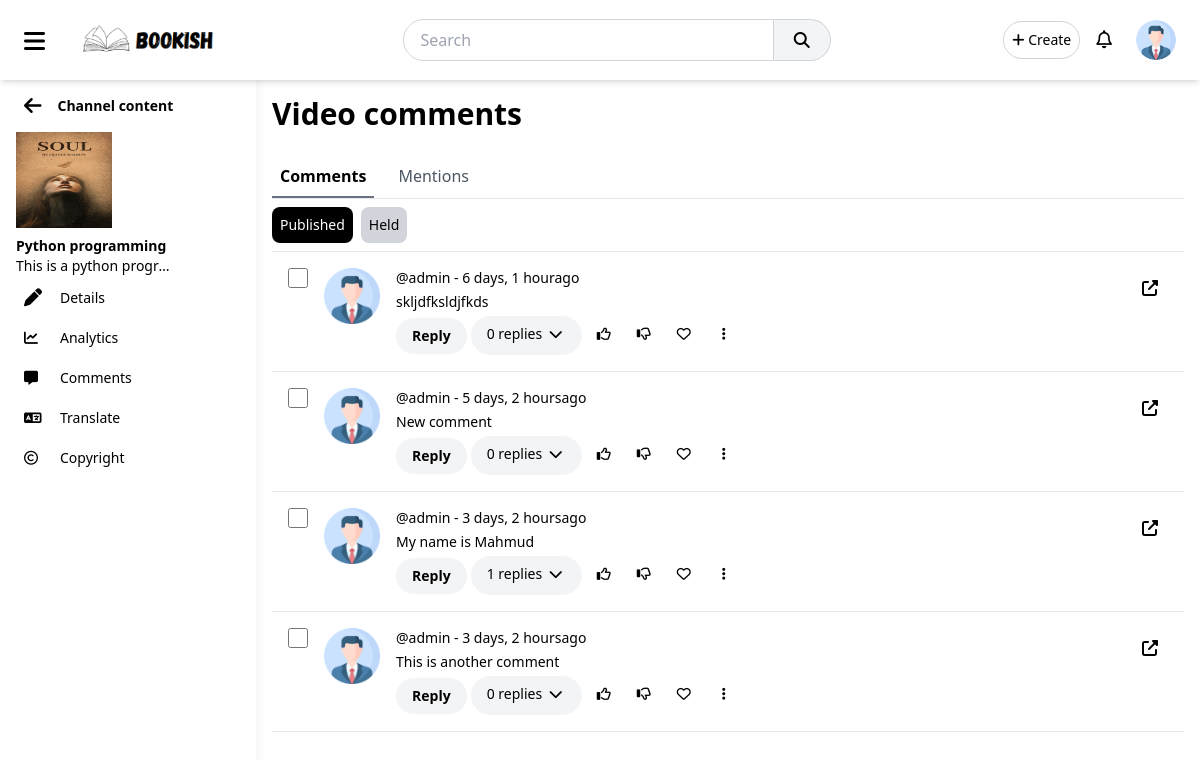
Page /author/book-comments/2025-01-25-1104442397970000 (signed in) on the committed database.
### accounts/models.py (models this page shows, shortened)
class UserProfile(models.Model):
    user = models.OneToOneField(User, on_delete=models.CASCADE)
    full_name = models.CharField(max_length=100, blank=True, null=True)
    bio = models.TextField(blank=True, null=True)
    profile_picture = models.ImageField(upload_to='profile_pics/', default='profile_pics/default.png')
    followers = models.ManyToManyField('self', symmetrical=False, related_name='following', blank=True)
    created_at = models.DateTimeField(auto_now_add=True)
    updated_at = models.DateTimeField(auto_now=True)

### main/models.py (models this page shows, shortened)
class Book(models.Model):
    title = models.CharField(max_length=255)
    slug = AutoSlugField(populate_from='title', unique=True)
    description = models.TextField()
    content = CKEditor5Field(config_name="extends")
    author = models.ForeignKey(User, on_delete=models.CASCADE, related_name='books')
    category = models.ForeignKey(Category, on_delete=models.CASCADE, related_name='books', blank=True, null=True)
    published_date = models.DateTimeField(auto_now_add=True)
    updated_date = models.DateTimeField(auto_now=True)
    likes = models.ManyToManyField(User, related_name='liked_books', blank=True)
    dislikes = models.ManyToManyField(User, related_name='disliked_books', blank=True)
    views = models.PositiveIntegerField(default=0)
    thumbnail = models.ImageField(upload_to='thumbnails/', blank=True, null=True)

class Comment(models.Model):
    book = models.ForeignKey(Book, on_delete=models.CASCADE, related_name='comments')
    user = models.ForeignKey(User, on_delete=models.CASCADE)
    content = models.TextField()
    likes = models.ManyToManyField(User, related_name="liked_comment", blank=True)
    dislikes = models.ManyToManyField(User, related_name="disliked_comment", blank=True)
    created_at = models.DateTimeField(auto_now_add=True)
    updated_at = models.DateTimeField(auto_now=True)
    parent = models.ForeignKey('self', on_delete=models.CASCADE, null=True, blank=True, related_name='replies')

### author/views.py (the view)
# urls.py: path('book-comments/<str:slug>', views.content_comments, name="content_comments"),
@login_required(login_url='accounts:login')
def content_comments(request, slug):
    book = Book.objects.get(slug=slug)
    context = {
        'book': book
    }
    return render(request, 'author/content_comments.html', context)

### templates/author/content_comments.html (shortened to what this page needs)
{% extends 'author/content_base.html' %}
{% load static %}
{% block content %}
<header class="flex items-center justify-between mb-6">
    <div>
        <h2 class="text-3xl font-semibold">
            Video comments
        </h2>
    </div>
</header>
<ul class="flex gap-4 font-medium text-gray-600 border-b">
    <li class="p-2 cursor-pointer text-black border-b-2 font-bold border-gray-500">
        Comments
    </li>
    <li class="hover:border-b-2 hover:border-gray-300 p-2 cursor-pointer">
        Mentions
    </li>
</ul>
<div class="flex gap-2 py-2 *:p-2 *:bg-gray-300 *:rounded-lg text-sm border-b">
    <div class="!bg-black text-white">
        Published
    </div>
    <div>
        Held
    </div>
</div>
{% for item in book.comments.all %}
<div class="flex justify-between py-4 sm:p-4 border-b overflow-x-scroll">
    <div class="flex sm:gap-4">
        <input class="block h-5 w-5" type="checkbox" />
        <img alt="" class="h-14 w-14"
            src="{{item.user.userprofile.profile_picture.url}}" />
        <div class="text-sm space-y-1">
            <div>
                @{{item.user.username}} - {{item.created_at|timesince}}ago
            </div>
            <div>
                {{item.content}}
            </div>
            <div class="flex items-center gap-1">
                <button class="py-2 px-4 bg-gray-100 font-bold hover:bg-gray-200 rounded-full">
                    Reply
                </button>
                <button class="py-2 px-4 bg-gray-100 hover:bg-gray-200 rounded-full whitespace-nowrap">
                    {{item.replies.count}} replies
                    <i class="fa fa-chevron-down h-5 w-5">
                    </i>
                </button>
                <button class="p-2 hover:bg-gray-200 rounded-full">
                    <i class="fa-regular fa-thumbs-up h-5 w-5">
                    </i>
                </button>
                <button class="p-2 hover:bg-gray-200 rounded-full">
                    <i class="fa-regular fa-thumbs-down h-5 w-5">
                    </i>
                </button>
                <button class="p-2 hover:bg-gray-200 rounded-full">
                    <i class="fa-regular fa-heart h-5 w-5">
                    </i>
                </button>
                <button class="p-2 hover:bg-gray-200 rounded-full">
                    <i class="fa fa-ellipsis-vertical h-5 w-5">
                    </i>
                </button>
            </div>
        </div>
    </div>
    <div>
        <div class="flex gap-4 items-center">
            <button class="p-2 hover:bg-gray-200 rounded-full" onclick="location.href=`{% url "main:book_view" item.book.slug %}`">
                <i class="fa fa-up-right-from-square h-5 w-5">
                </i>
            </button>
        </div>
    </div>
</div>
{% endfor %}
{% endblock %}

### templates/author/content_base.html (shortened to what this page needs)
<!DOCTYPE html>
<html lang="en">
{% load static %}
<head>
    <link rel="stylesheet" href="{% static 'css/output.css' %}">
    <link rel="stylesheet" href="https://cdnjs.cloudflare.com/ajax/libs/font-awesome/6.7.2/css/all.min.css"
 />
</head>
<body>
    <header class="bg-white shadow-md sticky top-0 z-50 px-4">
        <div class="flex items-center justify-between py-3">
            <div class="flex items-center space-x-4">
                <button class="px-2 pt-1 rounded hover:bg-gray-200" id="menuToggle">
                    <i class="fa fa-bars text-2xl"></i>
                </button>
                <a href="{% url 'author:author_dashboard' %}">
                    <img src="{% static 'logo.png' %}" class="h-12 hidden sm:block" alt=""></a>
            </div>
            <div class="hidden md:flex items-center justify-center mx-4 flex-grow">
                <input type="text" placeholder="Search"
                    class="w-2/4 border border-gray-300 rounded-l-full py-2 px-4 focus:outline-none">
                <button
                    class="px-5 py-2 bg-gray-100 border-t border-b border-r border-gray-300 rounded-r-full hover:bg-gray-200">
                    <i class="fa fa-search"></i>
                </button>
            </div>
            <div class="flex items-center space-x-4">
                <div class="relative">
                    <button class="dropdownButton p-2 border border-gray-300 rounded-full text-sm">
                        <i class="fa fa-plus"></i> Create
                    </button>
                </div>
                <div class="relative">
                    <button class="dropdownButton text-lg fa-regular fa-bell">
                    </button>
                </div>
                {% include 'components/profile_menu.html' %}
            </div>
        </div>
    </header>
    <div class="flex min-h-screen">
        <aside
            class="z-40 pt-20 fixed left-0 top-0 h-full w-64 bg-white shadow-lg p-4 overflow-y-auto transform -translate-x-full transition-all duration-300 ease-in-out md:translate-x-0"
            id="sidebar">
            <nav>
                <ul class="space-y-1 text-sm" id="sidebarItems">
                    <li class="flex gap-4 items-center m-2 my-4 cursor-pointer" onclick="location.href=`{% url 'author:author_content' %}`">
                        <i class="fa fa-arrow-left text-xl"></i>
                        <div class="font-bold" id="back_text">Channel content</div>
                    </li>
                    <li class="flex flex-col">
                        <img src="{{book.thumbnail.url}}" id="sidebar_profile_img"
                            class="h-24 w-24 mb-2 transition-all duration-300" alt="">
                        <div class="text-sm font-bold">{{book.title}}</div>
                        <div class="text-sm font-thin max-w-40 whitespace-nowrap overflow-hidden overflow-ellipsis ">{{book.description}}</div>
                    </li>
                    <li onclick="location.href=`{% url 'author:content_details' book.slug %}`" data-page="content_details"
                        class="flex items-center space-x-3 p-2 rounded-lg transition-all hover:bg-gray-200 cursor-pointer menu-item">
                        <i class="fa fa-pen text-lg w-6"></i>
                        <span class="text-gray-700">Details</span>
                    </li>
                    <li onclick="location.href=`{% url 'author:content_analytics' book.slug %}`" data-page="content_analytics"
                    class="flex items-center space-x-3 p-2 rounded-lg hover:bg-gray-200 cursor-pointer menu-item">
                        <i class="fa fa-chart-line w-6"></i>
                        <span class="text-gray-700">Analytics</span>
                    </li>
                    <li onclick="location.href=`{% url 'author:content_comments' book.slug %}`" data-page="content_comments"
                    class="flex items-center space-x-3 p-2 rounded-lg hover:bg-gray-200 cursor-pointer menu-item">
                        <i class="fa fa-message w-6"></i>
                        <span class="text-gray-700">Comments</span>
                    </li>
                    <li onclick="location.href=`{% url 'author:content_translate' book.slug %}`" data-page="content_translate"
                    class="flex items-center space-x-3 p-2 rounded-lg hover:bg-gray-200 cursor-pointer menu-item">
                        <i class="fa fa-language w-6"></i>
                        <span class="text-gray-700">Translate</span>
                    </li>
                    <li onclick="location.href=`{% url 'author:content_copyright' book.slug %}`" data-page="content_copyright"
                    class="flex items-center space-x-3 p-2 rounded-lg hover:bg-gray-200 cursor-pointer menu-item">
                        <i class="fa-regular fa-copyright w-6"></i>
                        <span class="text-gray-700">Copyright</span>
                    </li>
                </ul>
            </nav>
        </aside>
        <main class="flex-1 w-full p-4 md:ml-64 transition-all delay-100 ease-in-out" id="content">
            {% block content %}
            {% endblock %}
        </main>
    </div>
</body>
</html>

### templates/components/profile_menu.html (shortened to what this page needs)
<div class="relative">
    <button class="dropdownButton p-2 rounded-full hover:bg-gray-200">
        <img src="{{user.userprofile.profile_picture.url}}" class="h-10 w-10 rounded-full" alt="">
    </button>
</div>

### rows in the picture
Book: thumbnail (picture), title "Python programming", description "This is a python progr…"
Comment: user.userprofile.profile_picture (placeholder picture), user.username "admin", created_at "6 days, 1 hour", content "skljdfksldjfkds", replies.count "0"
Comment: user.userprofile.profile_picture (placeholder picture), user.username "admin", created_at "5 days, 2 hours", content "New comment", replies.count "0"
Comment: user.userprofile.profile_picture (placeholder picture), user.username "admin", created_at "3 days, 2 hours", content "My name is Mahmud", replies.count "1"
Comment: user.userprofile.profile_picture (placeholder picture), user.username "admin", created_at "3 days, 2 hours", content "This is another comment", replies.count "0"
